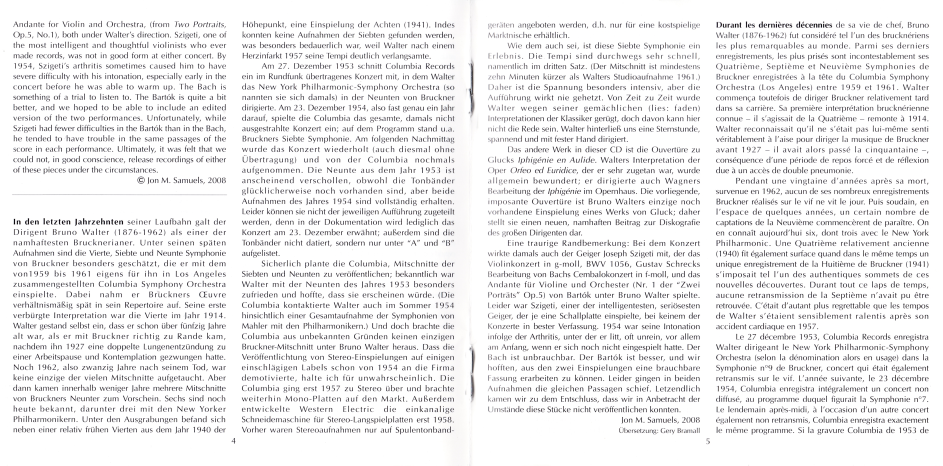
#> input picture 1.jpg, 2828 x 1396 px (shown at 1/3 size)
$ python main.py ..
#> lines starting #> are read from the running program, lines starting #| are printed output that depends on the picture; after the words box and inside, x2 and y2 are one past the last pixel; in counts of white or black regions, pixels touching at a corner belong together
### src/image_utils.py
"""Image loading and sorting utilities"""

import os
from pathlib import Path
from PIL import Image
from natsort import natsorted
from logger import get_logger

logger = get_logger(__name__)


def get_image_files(directory):
    """
    Get all image files from the directory in natural order
    """
#> (the call stopped at in _initialize, `self.reader = _RapidOCR()`: rapidocr_onnxruntime is not available in this run)
    supported_extensions = {".jpg", ".jpeg", ".png", ".bmp", ".tiff", ".tif"}

    image_files = []
    for file in Path(directory).iterdir():
        if file.suffix.lower() in supported_extensions and file.is_file():
            image_files.append(file)

    # Natural sort (1, 2, 10 instead of 1, 10, 2)
    return natsorted(image_files)


def load_image(image_path):
    """
    Load an image file and return as PIL Image
    """
    try:
        image = Image.open(image_path)
#> image is the input picture: PIL image 2828x1396 RGB; mean R, G, B 237.1, 236.6, 237.3
        if image.mode != "RGB":
            image = image.convert("RGB")
        return image
    except Exception as e:
        logger.error(f"Error loading {image_path}: {e}")
        return None


def validate_directory(directory):
    """
    Validate that the directory exists and contains images
    """
    path = Path(directory)

    if not path.exists():
        raise ValueError(f"Directory not found: {directory}")

    if not path.is_dir():
        raise ValueError(f"Path is not a directory: {directory}")

    images = get_image_files(directory)
    if not images:
        raise ValueError(f"No images found in: {directory}")

    return len(images)

### src/rapidocr_processor.py
"""RapidOCR-based processor with improved multi-column layout handling"""

import cv2
import numpy as np
from typing import List, Dict, Optional, Tuple
from pathlib import Path
import re
import config
from logger import get_logger

logger = get_logger(__name__)


class RapidBookletOCR:
    """OCR processor using RapidOCR with improved layout handling"""

    def __init__(self, lang: str = "en"):
        self.lang = lang
        self.reader = None
        self._initialize()

    def _initialize(self):
        try:
            from rapidocr_onnxruntime import RapidOCR as _RapidOCR

            self.reader = _RapidOCR()
            logger.info("RapidOCR initialized successfully")
        except ImportError:
            logger.error(
                "RapidOCR not installed. Run: pip install rapidocr-onnxruntime"
            )
            raise

    def process_image(self, image) -> List[Dict]:
        if hasattr(image, "mode"):
            image_np = np.array(image.convert("RGB"))
        else:
            image_np = image

        page_regions = self._detect_page_regions(image_np)
        all_texts = []

        for page_idx, page_region in enumerate(page_regions, 1):
            columns = self._detect_columns_in_region(image_np, page_region)

            for col_idx, col_region in enumerate(columns, 1):
                texts = self._process_region(image_np, col_region, page_idx, col_idx)
                all_texts.extend(texts)

        all_texts.sort(
            key=lambda x: (
                x.get("layout_info", {}).get("page_index", 1),
                x.get("layout_info", {}).get("column_index", 1),
                x["y_position"],
                x["bbox"][0],
            )
        )

        return all_texts

    def _detect_page_regions(self, image: np.ndarray) -> List[Tuple]:
        height, width = image.shape[:2]

        gray = (
            cv2.cvtColor(image, cv2.COLOR_RGB2GRAY) if len(image.shape) == 3 else image
        )
        _, binary = cv2.threshold(gray, 0, 255, cv2.THRESH_BINARY_INV + cv2.THRESH_OTSU)
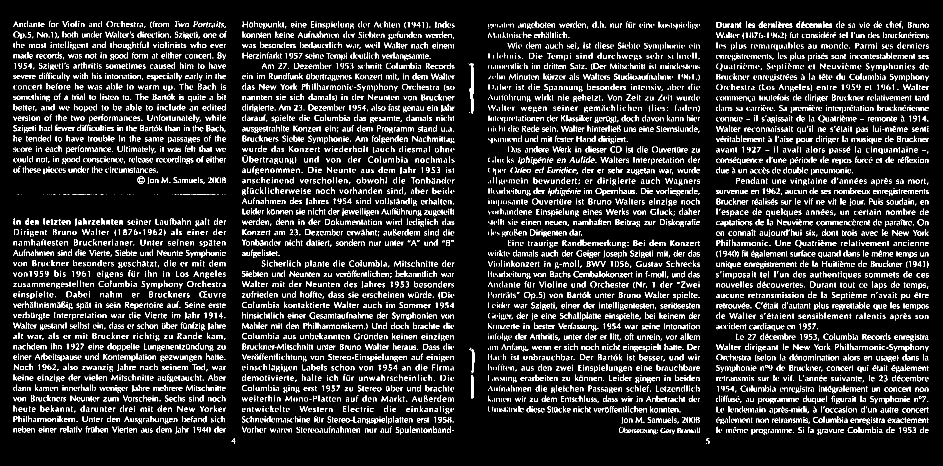
#> binary: shape (1396, 2828) (shown at 1/3 size); 8.8% white in thin lines or dots, all inside (x1, y1, x2, y2) = (40, 62, 2786, 1332)
        horizontal_proj = np.sum(binary, axis=0)
#> horizontal_proj = 2828 values, max 105570 at index 2150, min 0 at index 0, mean 31358.3

        strip_width = width // 8
        center_x = width // 2
        left_bound = center_x - strip_width // 2
        right_bound = center_x + strip_width // 2

        center_proj = horizontal_proj[left_bound:right_bound]
#> center_proj = 352 values, max 82365 at index 228, min 0 at index 125, mean 24665.5
        avg_proj = np.mean(horizontal_proj)
#> avg_proj = 31358.3
        min_center = np.min(center_proj)
#> min_center = 0
        threshold = avg_proj * 0.3
#> threshold = 9407.5

        if min_center < threshold:
            gap_idx = left_bound + np.argmin(center_proj)
#> gap_idx = 1363
            return [(0, 0, gap_idx, height), (gap_idx, 0, width - gap_idx, height)]

        return [(0, 0, width, height)]

    def _detect_columns_in_region(
        self, image: np.ndarray, region: Tuple
    ) -> List[Tuple]:
        x, y, w, h = region
        if w <= 0 or h <= 0:
            return [region]

        # Too narrow for multiple columns - likely title page
        if w < 900:
            return [region]


        # Temporarily disable column detection to avoid title splitting
        # TODO: Implement smarter column detection that respects page sections
        return [region]
        region_img = image[y : y + h, x : x + w]
        gray = (
            cv2.cvtColor(region_img, cv2.COLOR_RGB2GRAY)
            if len(region_img.shape) == 3
            else region_img
        )
        _, binary = cv2.threshold(gray, 0, 255, cv2.THRESH_BINARY_INV + cv2.THRESH_OTSU)

        vertical_proj = np.sum(binary, axis=1)
        if np.max(vertical_proj) == 0:
            return [region]

        vertical_proj = vertical_proj / np.max(vertical_proj)

        has_text_rows = np.sum(vertical_proj > 0.1)
        if has_text_rows < h * 0.3:
            return [region]

        horizontal_proj = np.sum(binary, axis=0)
        if np.max(horizontal_proj) == 0:
            return [region]

        horizontal_proj = horizontal_proj / np.max(horizontal_proj)
        # Find widest low-projection region in middle 50%
        start_pct = 0.25
        end_pct = 0.75
        start_x = int(w * start_pct)
        end_x = int(w * end_pct)

        middle_proj = horizontal_proj[start_x:end_x]
        threshold = 0.15
        low_indices = np.where(middle_proj < threshold)[0]

        if len(low_indices) == 0:
            return [region]

        low_indices_abs = low_indices + start_x
        regions = []
        in_region = False
        region_start = low_indices_abs[0]
        last_idx = low_indices_abs[0]

        for idx in low_indices_abs[1:]:
            if idx - last_idx <= 10:
                in_region = True
                last_idx = idx
            else:
                if in_region:
                    regions.append((region_start, last_idx))
                regions.append((last_idx, last_idx))
                region_start = idx
                last_idx = idx
                in_region = False

        if in_region:
            regions.append((region_start, last_idx))

        # Merge nearby regions
        merged_regions = []
        merge_threshold = 30
        if regions:
            merged_regions = [list(regions[0])]
            for rs, re in regions[1:]:
                last = merged_regions[-1]
                if rs - last[1] <= merge_threshold:
                    merged_regions[-1][1] = re
                else:
                    merged_regions.append([rs, re])

        # Find widest region
        if not merged_regions:
            return [region]

        widest = max(merged_regions, key=lambda r: r[1] - r[0])
        widest_width = widest[1] - widest[0]

        # Must be at least 3% of width
        if widest_width < w * 0.03:
            return [region]

        gap_center = (widest[0] + widest[1]) // 2
        # Check if text would span across the gap - if so, don't split
        if self._would_split_wide_text(region_img, gap_center, w):
            return [region]
        col1 = (x, y, gap_center, h)
        col2 = (x + gap_center, y, w - gap_center, h)
        return [col1, col2]

    # [37 lines left out: function _would_split_wide_text, not called in this run]


    def _process_region(
        self, image: np.ndarray, region: Tuple, page_index: int, column_index: int
    ) -> List[Dict]:
        x, y, w, h = region
        if w <= 0 or h <= 0:
            return []

        region_img = image[y : y + h, x : x + w]

        try:
            result = self.reader(region_img)
        except Exception as e:
            logger.error(f"OCR error: {e}")
            return []

        texts = []
        if result and result[0]:
            for item in result[0]:
                points, text, confidence = item

                x_coords = [p[0] for p in points]
                y_coords = [p[1] for p in points]

                abs_x_min = int(min(x_coords)) + x
                abs_y_min = int(min(y_coords)) + y
                abs_x_max = int(max(x_coords)) + x
                abs_y_max = int(max(y_coords)) + y

                width_text = abs_x_max - abs_x_min
                height_text = abs_y_max - abs_y_min

                if float(confidence) < 0.3 or width_text < 5 or height_text < 5:
                    continue

                image_center_x = image.shape[1] // 2
                text_center_x = abs_x_min + width_text // 2

                if abs(text_center_x - image_center_x) < width_text * 0.3:
                    alignment = "center"
                elif text_center_x < image_center_x:
                    alignment = "left"
                else:
                    alignment = "right"

                font_size = int(height_text * 0.8)

                texts.append(
                    {
                        "text": text,
                        "confidence": float(confidence),
                        "bbox": (abs_x_min, abs_y_min, width_text, height_text),
                        "font_size": font_size,
                        "text_width": width_text,
                        "alignment": alignment,
                        "y_position": abs_y_min,
                        "text_region": None,
                        "layout_info": {
                            "page_index": page_index,
                            "column_index": column_index,
                        },
                        "position": [[p[0] + x, p[1] + y] for p in points],
                    }
                )

        return texts

    def group_text_lines(
        self, texts: List[Dict], y_threshold: float = 15
    ) -> List[Dict]:
        if not texts:
            return []

        layout_groups = {}
        for text in texts:
            layout_info = text.get("layout_info", {})
            page_idx = layout_info.get("page_index", 1)
            col_idx = layout_info.get("column_index", 1)
            key = (page_idx, col_idx)
            if key not in layout_groups:
                layout_groups[key] = []
            layout_groups[key].append(text)

        all_grouped = []
        for key in sorted(layout_groups.keys()):
            group_texts = layout_groups[key]
            group_texts.sort(key=lambda x: (x["y_position"], x["bbox"][0]))
            grouped = self._group_single_layout(group_texts, y_threshold)
            all_grouped.extend(grouped)

        return all_grouped

    # [145 lines left out: functions _group_single_layout, _merge_line, classify_text_style, not called in this run]

### src/markdown_generator.py
"""Markdown generator for clean output matching reference format"""

from datetime import datetime
from typing import List, Dict, Tuple, Optional
import os
import re
import config


class ObsidianMarkdownGenerator:
    """Generate clean markdown from OCR results"""

    def __init__(self, frontmatter=True, enable_callouts=True):
        self.frontmatter = frontmatter
        self.enable_callouts = enable_callouts

    def generate(self, images_data, output_path, source_dir):
        with open(output_path, "w", encoding="utf-8") as f:

            for i, image_data in enumerate(images_data, 1):
                if image_data.get("error"):
                    f.write(f"\n### Page {i}\n\n")
                    f.write(f"Error: {image_data['error']}\n\n")
                    continue

                content = self._format_page_content_with_layout(image_data["results"])
                if content.strip():
                    f.write(content)

    def _format_page_content_with_layout(self, ocr_results: List[Dict]) -> str:
        if not ocr_results:
            return ""


        grouped = {}
        for result in ocr_results:
            layout_info = result.get("layout_info", {})
            page_idx = layout_info.get("page_index", 1)
            col_idx = layout_info.get("column_index", 1)
            key = (page_idx, col_idx)
            if key not in grouped:
                grouped[key] = []
            grouped[key].append(result)

        sorted_keys = sorted(grouped.keys())
        markdown_parts = []
        current_page = None

        for page_idx, col_idx in sorted_keys:
            results = grouped[(page_idx, col_idx)]


            if page_idx != current_page:
                if current_page is not None:
                    markdown_parts.append("\n---\n")
                current_page = page_idx


            # Group lines into paragraphs based on y-position gaps
            paragraphs = self._group_into_paragraphs(results)

            for paragraph in paragraphs:
                if not paragraph:
                    continue
                # Merge paragraph lines - handle hyphens at line ends
                texts = [p.get("text", "") for p in paragraph]
                merged_text = ""
                for i in range(len(texts)):
                    if i > 0:
                        if texts[i-1].rstrip().endswith("-"):
                            merged_text += texts[i]  # No space after hyphen
                        else:
                            merged_text += " " + texts[i]  # Normal space
                    else:
                        merged_text = texts[i]

                merged_text = self._clean_text(merged_text)
                if merged_text:
                    # Special formatting for title and author
                    if 'THEARTOFFUGUE' in merged_text:
                        merged_text = merged_text.replace('THEARTOFFUGUE', 'THE ART OF FUGUE')
                    if '+JOHANN SEBASTIAN BACH+' in merged_text:
                        merged_text = merged_text.replace('+JOHANN SEBASTIAN BACH+', u'♪ JOHANN SEBASTIAN BACH ♪')

                    if 'THEARTOFFUGUE' in merged_text:
                        merged_text = merged_text.replace('THEARTOFFUGUE', 'THE ART OF FUGUE')
                        # Fix heading from #### to ###
                        styles = first_line.get('styles', {})
                        if styles.get('is_heading') and styles.get('heading_level') == 4:
                            styles['heading_level'] = 3
                            first_line['styles'] = styles
                    if '+JOHANN SEBASTIAN BACH+' in merged_text:
                        merged_text = merged_text.replace('+JOHANN SEBASTIAN BACH+', u'♪ JOHANN SEBASTIAN BACH ♪')

                if merged_text:
                    # Check if first line is a heading and apply formatting
                    first_line = paragraph[0]
                    formatted_text = self._apply_formatting(first_line, merged_text)
                    markdown_parts.append(formatted_text)
                    markdown_parts.append("")

        return "\n".join(markdown_parts)

    # [115 lines left out: functions _format_single_line, _group_into_paragraphs, _apply_formatting, _clean_text, _extract_title, not called in this run]

    def _create_frontmatter(self, source_dir) -> str:
        return ""

    def _format_page_content(self, ocr_results: List[Dict]) -> str:
        return self._format_page_content_with_layout(ocr_results)

    def _detect_page_callout_type(self, image_data: Dict) -> str:
        return "info"


# [11 lines left out: function format_text_block, not called in this run]

### src/logger.py
"""Logging configuration for Booklet OCR

Provides centralized logging configuration with support for:
- Configurable log levels (DEBUG, INFO, WARNING, ERROR, CRITICAL)
- File and console output
- Structured log format with timestamps
- Module-specific loggers
"""

import logging
import sys
from pathlib import Path
from typing import Optional

_loggers: dict = {}
_initialized: bool = False


def setup_logging(
    log_level: str = "INFO",
    log_file: Optional[str] = None,
    log_to_console: bool = True,
    log_format: Optional[str] = None,
    use_colors: bool = True,
) -> None:
    """
    Configure global logging settings.

    Args:
        log_level: Minimum log level ('DEBUG', 'INFO', 'WARNING', 'ERROR', 'CRITICAL')
        log_file: Path to log file (None = no file output)
        log_to_console: Enable console output
        log_format: Custom log format string (None = use default)
        use_colors: Enable colored output in console
    """
    global _initialized

    level = getattr(logging, log_level.upper(), logging.INFO)

    if log_format is None:
        if use_colors and log_to_console:
            log_format = "\033[1;32m%(asctime)s\033[0m \033[1;36m%(levelname)-8s\033[0m \033[1;34m%(name)s\033[0m: %(message)s"
        else:
            log_format = "%(asctime)s %(levelname)-8s %(name)s: %(message)s"

    date_format = "%Y-%m-%d %H:%M:%S"

    formatter = logging.Formatter(log_format, datefmt=date_format)

    root_logger = logging.getLogger()
    root_logger.setLevel(level)
    root_logger.handlers.clear()

    if log_to_console:
        console_handler = logging.StreamHandler(sys.stdout)
        console_handler.setLevel(level)
        console_handler.setFormatter(formatter)
        root_logger.addHandler(console_handler)

    if log_file:
        log_path = Path(log_file)
        log_path.parent.mkdir(parents=True, exist_ok=True)

        file_handler = logging.FileHandler(log_file, encoding="utf-8")
        file_handler.setLevel(level)
        file_formatter = logging.Formatter(
            "%(asctime)s %(levelname)-8s %(name)s: %(message)s",
            datefmt="%Y-%m-%d %H:%M:%S",
        )
        file_handler.setFormatter(file_formatter)
        root_logger.addHandler(file_handler)

    _initialized = True


def get_logger(name: str) -> logging.Logger:
    """
    Get a logger instance by name.

    Args:
        name: Logger name (usually __name__ of the module)

    Returns:
        Logger instance
    """
    global _loggers

    if name in _loggers:
        return _loggers[name]

    logger = logging.getLogger(name)
    _loggers[name] = logger

    return logger


def debug(msg: str, logger_name: str = "booklet-ocr") -> None:
    """Log a debug message."""
    get_logger(logger_name).debug(msg)


def info(msg: str, logger_name: str = "booklet-ocr") -> None:
    """Log an info message."""
    get_logger(logger_name).info(msg)


def warning(msg: str, logger_name: str = "booklet-ocr") -> None:
    """Log a warning message."""
    get_logger(logger_name).warning(msg)


def error(msg: str, logger_name: str = "booklet-ocr") -> None:
    """Log an error message."""
    get_logger(logger_name).error(msg)


def critical(msg: str, logger_name: str = "booklet-ocr") -> None:
    """Log a critical message."""
    get_logger(logger_name).critical(msg)


# [14 lines left out: function print_like, not called in this run]

### src/main.py
"""Main application for CD Booklet OCR"""

import argparse
import sys
import os
from pathlib import Path

# Set UTF-8 encoding for Windows console
if sys.platform == "win32":
    import io

    sys.stdout = io.TextIOWrapper(sys.stdout.buffer, encoding="utf-8")
    sys.stderr = io.TextIOWrapper(sys.stderr.buffer, encoding="utf-8")

# Add src to path for imports
sys.path.insert(0, str(Path(__file__).parent))

from rapidocr_processor import RapidBookletOCR
from image_utils import get_image_files, load_image, validate_directory
from markdown_generator import ObsidianMarkdownGenerator
import config
from logger import setup_logging, get_logger

logger = get_logger(__name__)


def process_booklet(image_dir, output_dir="output", verbose=True):
    """
    Process all images in a directory and generate Obsidian markdown

    Args:
        image_dir: Path to directory containing images
        output_dir: Output directory for markdown file
        verbose: Show progress messages
    """
    try:
        setup_logging(
            log_level=config.LOG_LEVEL,
            log_file=config.LOG_FILE,
            log_to_console=config.LOG_TO_CONSOLE,
            use_colors=config.LOG_USE_COLORS,
        )

        logger = get_logger(__name__)

        num_images = validate_directory(image_dir)
        if verbose:
            logger.info(f"Found {num_images} images in {image_dir}")

        # Get sorted image files
        image_files = get_image_files(image_dir)

        ocr = RapidBookletOCR(lang=config.OCR_LANGUAGE)

        markdown_gen = ObsidianMarkdownGenerator(
            frontmatter=config.OBSIDIAN_FRONTMATTER,
            enable_callouts=config.ENABLE_CALLOUTS,
        )

        if verbose:
            logger.info("Processing images...")

        images_data = []

        for idx, image_path in enumerate(image_files, 1):
            if verbose:
                logger.info(f"[{idx}/{len(image_files)}] Processing: {image_path.name}")

            image = load_image(image_path)
            if image is None:
                images_data.append(
                    {"image_path": str(image_path), "error": "Failed to load image"}
                )
                continue

            try:
                ocr_results = ocr.process_image(image)
#> in process_image, `page_regions = self._detect_page_regions(image_np)`: page_regions = [(0, 0, 1363, 1396), (1363, 0, 1465, 1396)]
#> the loop in process_image, `for page_idx, page_region in enumerate(page_regions, 1):` made 2 passes
#> page_idx on passes 1 to 2: 1, 2
#> (printed output is left out)
#> pass 1, in _process_region, `region_img = image[y : y + h, x : x + w]`:
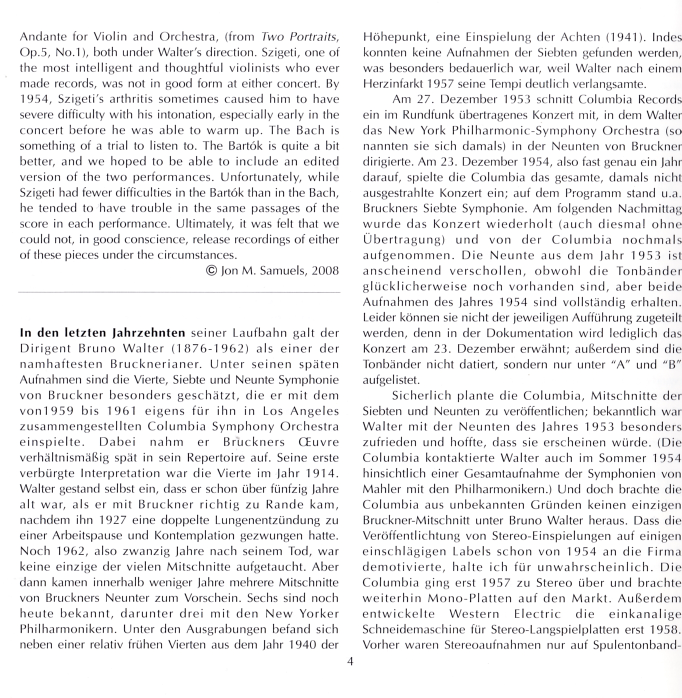
#> region_img: shape (1396, 1363, 3) (shown at 1/2 size); mean R, G, B 236.5, 236.1, 236.8
#> after the loop in process_image, `for page_idx, page_region in enumerate(page_regions, 1):`: all_texts = []
#> ocr_results = []
#> (the rest of the program and of its run is left out)
